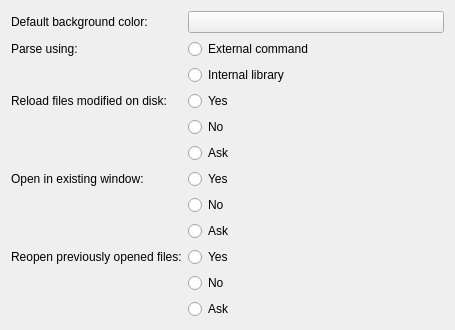
<?xml version="1.0" encoding="UTF-8"?>
<ui version="4.0">
  <class>KGraphViewerPreferencesWidget</class>
  <widget class="QWidget" name="KGraphViewerPreferencesWidget">
    <property name="geometry">
      <rect>
        <x>0</x>
        <y>0</y>
        <width>455</width>
        <height>109</height>
      </rect>
    </property>
    <layout class="QFormLayout" name="formLayout">
      <item row="0" column="0">
        <widget class="QLabel">
          <property name="text">
            <string>Default background color:</string>
          </property>
        </widget>
      </item>
      <item row="0" column="1">
        <widget class="KColorButton" name="kcolorbutton">
          <property name="color">
            <color>
              <red>220</red>
              <green>220</green>
              <blue>220</blue>
            </color>
          </property>
          <property name="defaultColor">
            <color>
              <red>220</red>
              <green>220</green>
              <blue>220</blue>
            </color>
          </property>
        </widget>
      </item>
      <item row="1" column="0">
        <widget class="QLabel">
          <property name="text">
            <string>Parse using:</string>
          </property>
        </widget>
      </item>
      <item row="1" column="1">
        <widget class="QRadioButton" name="external">
          <property name="text">
            <string>External command</string>
          </property>
        </widget>
      </item>
      <item row="2 " column="1">
        <widget class="QRadioButton" name="internal">
          <property name="text">
            <string>Internal library</string>
          </property>
        </widget>
      </item>
      <item row="3" column="0">
        <widget class="QLabel">
          <property name="text">
            <string>Reload files modified on disk:</string>
          </property>
        </widget>
      </item>
      <item row="3" column="1">
        <widget class="QRadioButton" name="reload_yes">
          <property name="text">
            <string>Yes</string>
          </property>
        </widget>
      </item>
      <item row="4" column="1">
        <widget class="QRadioButton" name="reload_no">
          <property name="text">
            <string>No</string>
          </property>
        </widget>
      </item>
      <item row="5" column="1">
        <widget class="QRadioButton" name="reload_ask">
          <property name="text">
            <string>Ask</string>
          </property>
        </widget>
      </item>
      <item row="6" column="0">
        <widget class="QLabel">
          <property name="text">
            <string>Open in existing window:</string>
          </property>
        </widget>
      </item>
      <item row="6" column="1">
        <widget class="QRadioButton" name="open_existing_yes">
          <property name="text">
            <string>Yes</string>
          </property>
        </widget>
      </item>
      <item row="7" column="1">
        <widget class="QRadioButton" name="open_existing_no">
          <property name="text">
            <string>No</string>
          </property>
        </widget>
      </item>
      <item row="8" column="1">
        <widget class="QRadioButton" name="open_existing_ask">
          <property name="text">
            <string>Ask</string>
          </property>
        </widget>
      </item>
      <item row="9" column="0">
        <widget class="QLabel">
          <property name="text">
            <string>Reopen previously opened files:</string>
          </property>
        </widget>
      </item>
      <item row="9" column="1">
        <widget class="QRadioButton" name="restore_yes">
          <property name="text">
            <string>Yes</string>
          </property>
        </widget>
      </item>
      <item row="10" column="1">
        <widget class="QRadioButton" name="restore_no">
          <property name="text">
            <string>No</string>
          </property>
        </widget>
      </item>
      <item row="11" column="1">
        <widget class="QRadioButton" name="restore_ask">
          <property name="text">
            <string>Ask</string>
          </property>
        </widget>
      </item>
    </layout>
  </widget>
  <customwidgets>
    <customwidget>
      <class>KColorButton</class>
      <extends>QPushButton</extends>
      <header>kcolorbutton.h</header>
    </customwidget>
  </customwidgets>
  <resources />
  <connections />
</ui>
